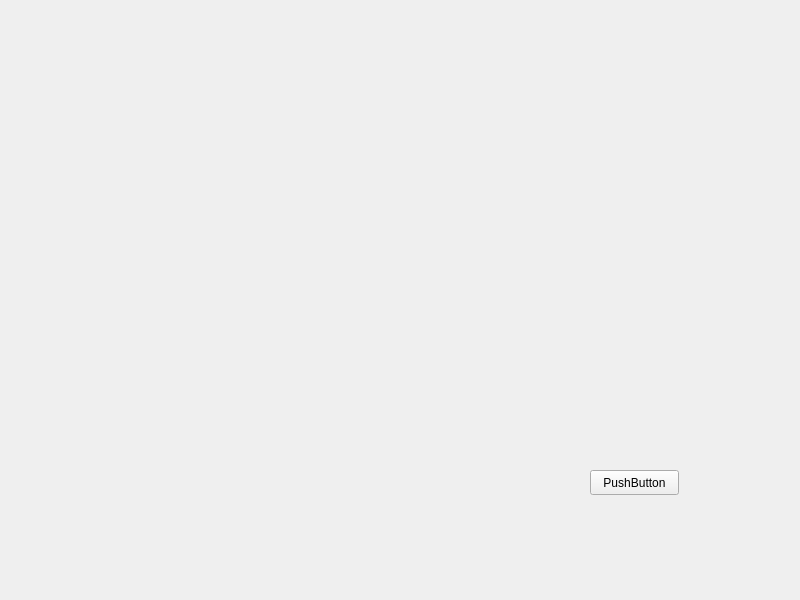
<?xml version="1.0" encoding="UTF-8"?>
<ui version="4.0">
 <class>GameWindow</class>
 <widget class="QMainWindow" name="GameWindow">
  <property name="geometry">
   <rect>
    <x>0</x>
    <y>0</y>
    <width>800</width>
    <height>600</height>
   </rect>
  </property>
  <property name="windowTitle">
   <string>MainWindow</string>
  </property>
  <widget class="QWidget" name="centralWidget">
   <widget class="QPushButton" name="pushButton">
    <property name="geometry">
     <rect>
      <x>590</x>
      <y>470</y>
      <width>89</width>
      <height>25</height>
     </rect>
    </property>
    <property name="text">
     <string>PushButton</string>
    </property>
   </widget>
  </widget>
 </widget>
 <layoutdefault spacing="6" margin="11"/>
 <resources/>
 <connections/>
</ui>
